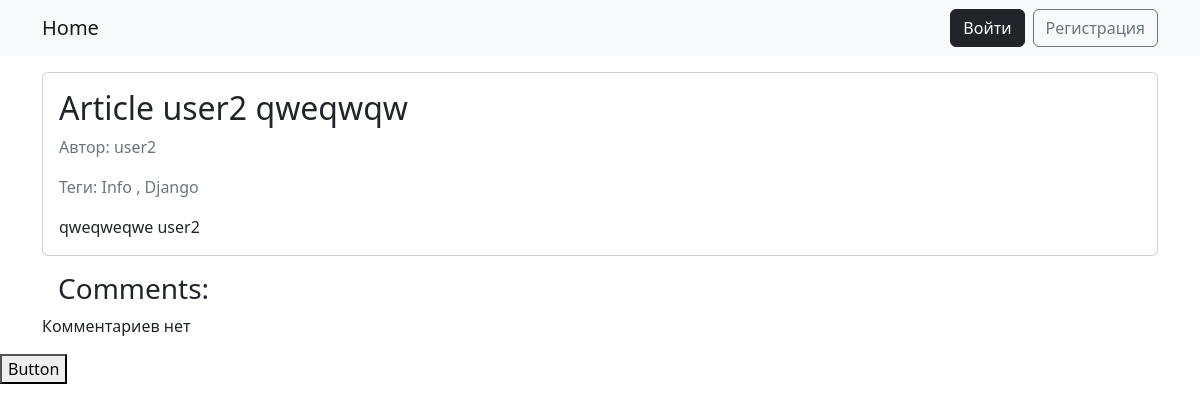
/article/34/, run on an earlier commit of the app's database.
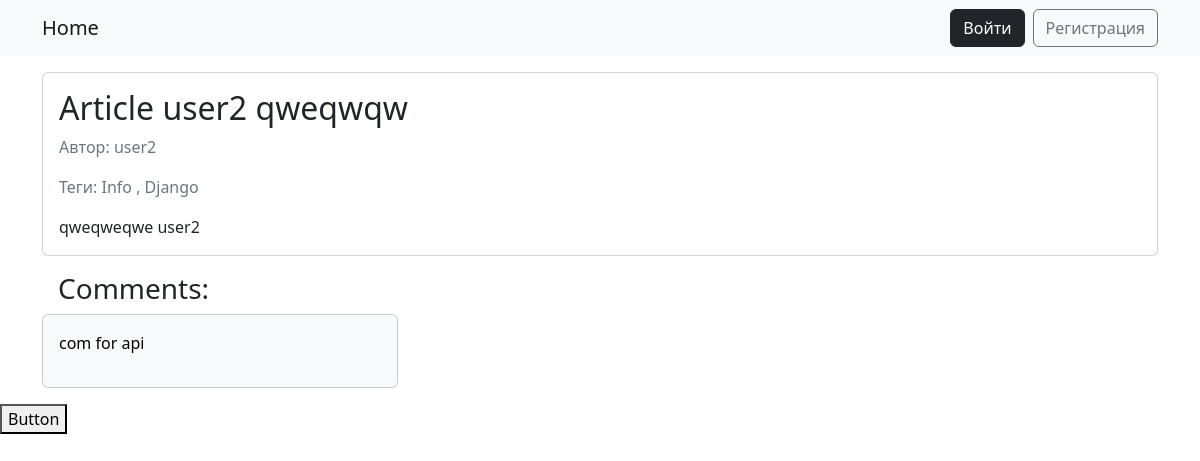
And on a later commit of the database.
### webapp/models.py (models this page shows, shortened)
class Article(models.Model):
    title = models.CharField(max_length=50, null=False, blank=False, verbose_name="Заголовок")
    content = models.TextField(max_length=3000, null=False, blank=False, verbose_name="Контент",
                               validators=(at_least_8,))
    author = models.ForeignKey(get_user_model(), on_delete=models.SET_DEFAULT, default=1, related_name='articles',
                               verbose_name="Автор")
    created_at = models.DateTimeField(auto_now_add=True, verbose_name="Время создания")
    updated_at = models.DateTimeField(auto_now=True, verbose_name="Время изменения")
    tags = models.ManyToManyField('webapp.Tag', related_name='articles', blank=True)
    class Meta:
        permissions = [
            ('сan_have_piece_of_pizza', 'Может съесть кусочек пиццы'),
        ]

class Tag(models.Model):
    name = models.CharField(max_length=30, verbose_name='Тег')

class Comment(models.Model):
    text = models.TextField(max_length=400, verbose_name='Комментарий')
    article = models.ForeignKey('webapp.Article', on_delete=models.CASCADE, related_name='comments',
                                verbose_name="Статья")
    author = models.ForeignKey(get_user_model(), on_delete=models.SET_DEFAULT, default=1, related_name='comments',
                               verbose_name="Автор")
    created_at = models.DateTimeField(auto_now_add=True, verbose_name="Время создания")
    updated_at = models.DateTimeField(auto_now=True, verbose_name="Время изменения")

### webapp/views/article_views.py (the view)
# urls.py: path('', ArticleView.as_view()),
class ArticleView(DetailView):
    template_name = 'article/article_view.html'
    model = Article
    def get_context_data(self, **kwargs):
        context = super().get_context_data(**kwargs)
        article = self.object
        comments = article.comments.order_by('-created_at')
        context['comments'] = comments
        return context

### webapp/templates/article/article_view.html (shortened to what this page needs)
{% extends 'base.html' %}
{% block content %}
    <div class="card my-3">
        <div class="card-body">
            <h3 class="card-title fs-2">{{ article.title }}</h3>
            <p class="card-text text-secondary">Автор: {{ article.author }}</p>
            <p class="card-text text-secondary">Теги: {% for tag in article.tags.all %}
                {{ tag.name }} {% if  not forloop.last %},{% endif %}
            {% endfor %}</p>
            <p class="card-text">{{ article.content }}</p>
        </div>
    </div>
    <h3 class="ms-3">Comments:</h3>
    <div class="row">
        {% for comment in comments %}
            <div class="col-sm-4">
                <div class="card text-bg-light mb-3">
                    <div class="card-body">
                        <p class="card-text">{{ comment.text }}</p>
                    </div>
                </div>
            </div>
        {% empty %}
            <p>Комментариев нет</p>
        {% endfor %}
    </div>
{% endblock %}

### webapp/templates/base.html (shortened to what this page needs)
{% load static %}
<!doctype html>
<html lang="en">
<head>
    <link href="https://cdn.jsdelivr.net/npm/bootstrap@5.2.2/dist/css/bootstrap.min.css" rel="stylesheet"
>
    <link rel="stylesheet" href="{% static "css/style.css" %}">
</head>
<body>
<nav class="navbar navbar-expand-lg bg-light">
    <div class="container">
        <a class="navbar-brand" href="{% url 'webapp:index' %}">Home</a>
        <div class="collapse navbar-collapse" id="navbarNav">
            {% if request.user.is_authenticated %}
                    <p class="ms-auto text-secondary d-inline-block my-0 py-auto" >Привет, <a href="{% url 'accounts:detail' request.user.pk %}">{{ request.user.username }}</a></p>
                    <a class="btn btn-dark ms-2" href="{% url 'accounts:logout' %}?next={{ request.get_full_path }}">Выйти</a>
            {% else %}
                    <a class="btn btn-dark ms-auto" href="{% url 'accounts:login' %}?next={% if request.GET.next  %}{{ request.GET.next }}{% else %}{{ request.get_full_path }}{% endif %}">Войти</a>
                    <a class="btn btn-outline-secondary ms-2" href="{% url 'accounts:create' %}?next={% if request.GET.next  %}{{ request.GET.next }}{% else %}{{ request.get_full_path }}{% endif %}">Регистрация</a>
            {% endif %}
        </div>
    </div>
</nav>
<div class="container">
    {% block content %}{% endblock %}
</div>
<button id="button" data-index-link="{% url 'webapp:test' %}">Button</button>
</body>
</html>

What changed in the data, as far as the page shows it:
added Comment: text "com for api"
Also different on the page:
text no longer shown: "Комментариев нет"
